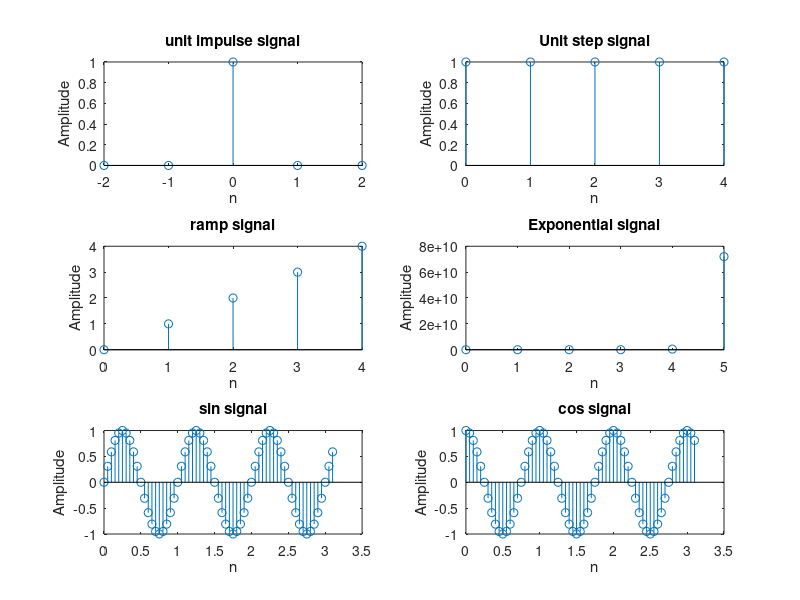

Write MATLAB code to recreate this figure.
%Percentage generation of basic waveform

clear all;
clc;
close all;


t=-2:1:2
y=[zeros(1,2),ones(1,1),zeros(1,2)]
subplot(3,2,1)
stem(t,y)
title('unit impulse signal')
xlabel('n');
ylabel('Amplitude');

%Unit step sequence
n=input('Enter the N value')
t=0:1:n-1;
y1=ones(1,n)
subplot(3,2,2)
stem(t,y1)
title('Unit step signal')
xlabel('n');
ylabel('Amplitude');

%Unit ramp
subplot(3,2,3)
stem(t,t)
title('ramp signal')
xlabel('n')
ylabel('Amplitude')

%Exponential signal
n2=input('Enter length of signal')
t=0:n2;
a=input('Enter a value');
y2=exp(a*t)
subplot(3,2,4)
stem(t,y2)
title('Exponential signal')
xlabel('n')
ylabel('Amplitude')

%Signal sequence
t=0:0.05:pi
y=sin(2*pi*t)
subplot(3,2,5)
stem(t,y)
title('sin signal')
xlabel('n')
ylabel('Amplitude')

%Cos sequence

t=0:0.05:pi
y=cos(2*pi*t)
subplot(3,2,6 )
stem(t,y)
title('cos signal')
xlabel('n')
ylabel('Amplitude')
